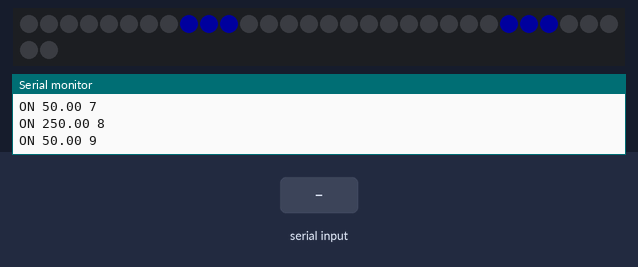
Bench run of a sketch on a simulated Arduino Uno, built with avr-gcc and run on an emulated ATmega328P. Parts: 32 RGB LEDs in strip order, left to right, continuing on the next row, the last lines printed to the serial monitor. Inputs (shaded band) come from the test bench. Dim RGB values are drawn brighter than linear.

Above: at 1.2 s.
1.3 s: "30,150\n" received over Serial
At 2.2 s:
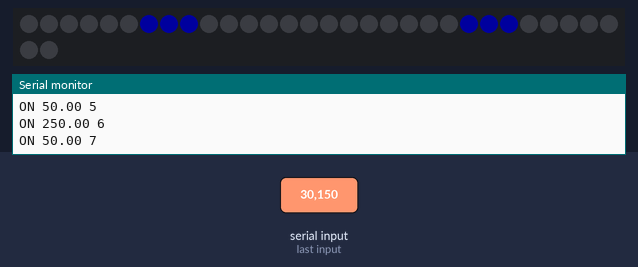
2.9 s: "90,45\n" received over Serial
At 3.6 s:
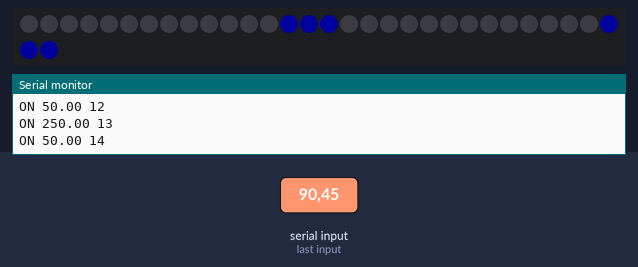
Timing chart, 0 to 5.9 s (numbered marks = the images above; inputs shaded):
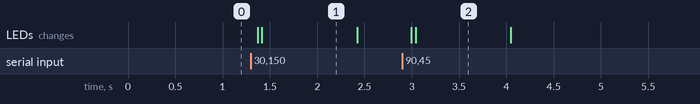

Measured:
- after the input at 1.3 s, the LEDs: first change after 0.07 s (image 1 shows a later state)
- after the input at 2.9 s, the LEDs: first change after 0.09 s (image 2 shows a later state)
- what the display in image 1 shows lasts 1.0 s, from 1.4 s to 2.4 s

The sketch:

goggles_test.ino
```cpp
// Googly Eye Goggles
// By Bill Earl
// For Adafruit Industries
//
// The googly eye effect is based on a physical model of a pendulum.
// The pendulum motion is driven by accelerations in 2 axis.
// Eye color varies with orientation of the magnetometer

#include <Wire.h>
#include <Adafruit_NeoPixel.h>

#define neoPixelPin 3

// We could do this as 2 16-pixel rings wired in parallel.
// But keeping them separate lets us do the right and left
// eyes separately if we want.
Adafruit_NeoPixel strip = Adafruit_NeoPixel(32, neoPixelPin, NEO_GRB + NEO_KHZ800);

float pos = 8;  // Starting center position of pupil

#define halfWidth  1.25 // half-width of pupil (in pixels)

void setup(void)
{
   Serial.begin(9600);
   strip.begin();
   strip.setBrightness(30);
   strip.show(); // Initialize all pixels to 'off'  sensor_t sensor;

}

void setPixelColor(int i, uint32_t color)
{
  if (i < 15)
  {
    i++;
  }
  else if (i < 16)
  {
    i = 15 - i;
  }
  else if (i < 31)
  {
    i++;
  }
  else
  {
    i = 31 + 16 - i;
  }
  strip.setPixelColor(i, color);
}

// main processing loop
void loop(void)
{
  if (Serial.available()) {
    pos = Serial.parseFloat();
  }
   // handle the wrap-arounds at the top
   while (round(pos) < 0) pos += 16.0;
   while (round(pos) > 15) pos -= 16.0;

   // Now re-compute the display
   Serial.println(pos);
   for (int i = 0; i < 16; i++)
   {
      // Compute the distance bewteen the pixel and the center
      // point of the virtual pendulum.
      float diff = fabs((float)i - pos);
      if (diff > 8.0) diff = 16 - diff;  // wrap around

      // Light up nearby pixels proportional to their proximity to 'pos'
      if (diff <= halfWidth)
      {
         uint32_t color;
         float proximity = (halfWidth - diff) * 200;

         // pick a color based on heading & proximity to 'pos'
         color = strip.Color(0,0,255);
         Serial.print("ON ");
         Serial.print(proximity);
         Serial.print(" ");
         Serial.println(i);

         // do both eyes
         setPixelColor(i, color);
         setPixelColor(i + 16, color);
      }
      else // all others are off
      {
         setPixelColor(i, 0);
         setPixelColor(i + 16, 0);
      }
   }
   // Now show it!
   strip.show();
}
```
